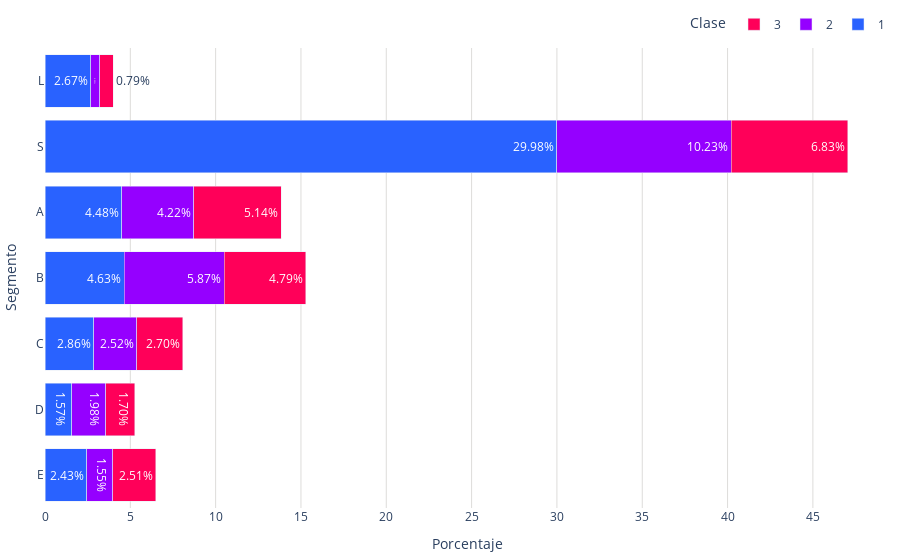

Notebook code cell kept with this figure:
### Markdown cell above
## Gráfica

### Code cell
segmentos = list(porcentajes_clase_ordenado.index)
segmentos_sorted = ['E','D','C','B','A','S','L']  # Orden deseado
clases = porcentajes_clase_ordenado.columns # Clases como etiquetas de las series de datos
clases = ['1', '2', '3']  # Clases en el orden deseado
# Asegúrate de que todos los segmentos mencionados estén en los datos con valor 0 si no existen
for segmento in segmentos_sorted:
    if segmento not in porcentajes_clase_ordenado.index:
        porcentajes_clase_ordenado.loc[segmento] = [0] * len(clases)

# Reordenar el DataFrame para seguir el orden deseado en `segmentos_sorted`
porcentajes_clase_ordenado = porcentajes_clase_ordenado.loc[segmentos_sorted]
colores = {
    '1': '#2962ff',
    '2': '#9500ff',
    '3': '#ff0059'
}
# Almacenar las barras de cada clase
barras = []
for clase in clases:
    barras.append(go.Bar(
        y=segmentos_sorted,  # Eje y: Segmentos
        x=porcentajes_clase_ordenado[clase],  # Eje x: Porcentajes de clase
        name=f'{clase}',  # Nombre de la serie de datos
        orientation='h',  # Orientación horizontal
        text=porcentajes_clase_ordenado[clase].apply(lambda x: f'{x:.2f}%'),  # Texto con los porcentajes
        textposition='auto',  # Posición automática del texto
        marker_color=colores[clase]   # Color de las barras
    ))

fig = go.Figure(data=barras)
fig.update_layout(
    yaxis=dict(
        title='Segmento', # Título del eje y        
    ),
    legend_title="Clase",
    barmode='stack',
    legend=dict(
        orientation='h',  # Orientación horizontal de la leyenda
        yanchor='bottom',  # Anclar al borde inferior
        y=1.02,  # Colocar la leyenda justo debajo del gráfico
        xanchor='right',
        x=1
    ),
    plot_bgcolor='rgba(0,0,0,0)',  # Color de fondo del gráfico      
    xaxis=dict(
        title='Porcentaje', # Título del eje x
        gridcolor='#dddcda', # Color de las líneas que dividen los rangos del eje Y
        gridwidth=1,
    ),  
    margin=dict(l=10, r=10, t=10, b=10)  # Ajusta los márgenes (left, right, top, bottom)
)

# Función para guardar la gráfica como archivo HTML
def guardar_grafico_como_html(fig, nombre_archivo, carpeta='graficas'):
    if not os.path.exists(carpeta):
        os.makedirs(carpeta)
    pio.write_html(fig, f'{carpeta}/{nombre_archivo}.html')
guardar_grafico_como_html(fig, 'g_bar_dist_segmentos', carpeta='assets\graficas')

fig.show()

### Figure 1 — Plotly figure (JSON) as saved in the notebook; plotly's stock layout.template omitted (floating-point values rounded to 4 significant figures)
{"data": [{"marker": {"color": "#2962ff"}, "name": "1", "orientation": "h", "text": ["2.43%", "1.57%", "2.86%", "4.63%", "4.48%", "29.98%", "2.67%"], "textposition": "auto", "type": "bar", "x": [2.432, 1.572, 2.859, 4.633, 4.483, 29.98, 2.673], "y": ["E", "D", "C", "B", "A", "S", "L"]}, {"marker": {"color": "#9500ff"}, "name": "2", "orientation": "h", "text": ["1.55%", "1.98%", "2.52%", "5.87%", "4.22%", "10.23%", "0.53%"], "textposition": "auto", "type": "bar", "x": [1.549, 1.98, 2.521, 5.873, 4.222, 10.23, 0.5314], "y": ["E", "D", "C", "B", "A", "S", "L"]}, {"marker": {"color": "#ff0059"}, "name": "3", "orientation": "h", "text": ["2.51%", "1.70%", "2.70%", "4.79%", "5.14%", "6.83%", "0.79%"], "textposition": "auto", "type": "bar", "x": [2.514, 1.696, 2.698, 4.785, 5.142, 6.834, 0.7926], "y": ["E", "D", "C", "B", "A", "S", "L"]}], "layout": {"barmode": "stack", "legend": {"orientation": "h", "title": {"text": "Clase"}, "x": 1, "xanchor": "right", "y": 1.02, "yanchor": "bottom"}, "margin": {"b": 10, "l": 10, "r": 10, "t": 10}, "plot_bgcolor": "rgba(0,0,0,0)", "xaxis": {"gridcolor": "#dddcda", "gridwidth": 1, "title": {"text": "Porcentaje"}}, "yaxis": {"title": {"text": "Segmento"}}}}
